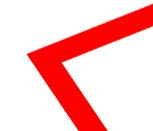
#> input picture Drone/Matlab/Diagonal_drecha.JPG, 153 x 131 px
$ python -i main.py   (imports and definitions only)
#> lines starting #> are read from the running program, lines starting #| are printed output that depends on the picture; after the words box and inside, x2 and y2 are one past the last pixel; in counts of white or black regions, pixels touching at a corner belong together
#> further down, picture is the input picture: shape (131, 153, 3); mean B, G, R 196.6, 196.9, 252.6
from pickle import TRUE
import cv2 as cv
import numpy as np

def resizeImage(src):
     resSrc = cv.resize(src, (200,200), interpolation = cv.INTER_AREA)

     return resSrc

# Encuentra automáticamente el umbral de acuerdo con el método seleccionado
# [9 lines left out: function threshold_demo, not called in this run]

 # Umbral local
def local_threshold(image):

    gray = cv.cvtColor(image, cv.COLOR_BGR2GRAY)
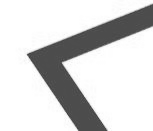
#> gray: shape (131, 153); min 59, max 255, mean 213.5

     # cv2.adaptiveThreshold(source, max_val, adaptive_method, threshold_type, blocksize, constant)
     # source- It is the source image, which should be a grayscale image.
     # max_val- It specifies the maximum value which is assigned to pixel values exceeding the threshold.
     # adaptive_method- It determines how the threshold value is calculated.
     # threshold_type- It is type of thresholding technique.
     # blocksize- It is the size of a pixel neighbourhood that is used to calculate a threshold value. -> odd number
     # constant- A constant value that is subtracted from the mean or weighted sum of the neighbourhood pixels.

     # blockSize debe ser un número impar, lo siguiente se establece en 25, mayor que el valor promedio 10 (establecido por usted mismo) se establece en blanco o negro, y dentro de 10 se establece en otro color
    dst = cv.adaptiveThreshold(gray, 255, cv.ADAPTIVE_THRESH_GAUSSIAN_C, cv.THRESH_BINARY, 3, 17)
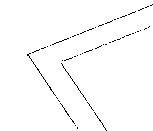
#> dst: shape (131, 153); 98.5% white; black in thin lines or dots, all inside (x1, y1, x2, y2) = (27, 4, 153, 131)
    dst = resizeImage(dst)
#> in resizeImage, `resSrc = cv.resize(src, (200,200), interpolation = cv.INTER_AREA)`:
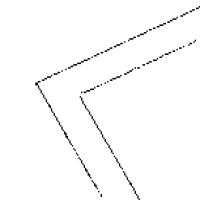
#> resSrc: shape (200, 200); min 0, max 255, mean 251.1

    cv.imshow('binary', dst)

 # Establecer manualmente el umbral
# [66 lines left out: functions threshold_demo_1, local_thresholdVideo, videoBinarization, imageBinarization, chooseThresh, not called in this run]


# [1 line not run here, left out]

>>> import cv2
>>> picture = cv2.imread('../Drone/Matlab/Diagonal_drecha.JPG')
>>> result = local_threshold(picture)

$ run again, on Drone/Matlab/Diagonal_izquierda.JPG
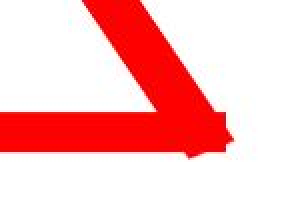
#> input picture Drone/Matlab/Diagonal_izquierda.JPG, 145 x 104 px (shown 2 times larger)
#> picture is the input picture: shape (104, 145, 3); mean B, G, R 188.4, 188.4, 252.6
#> in local_threshold, `dst = cv.adaptiveThreshold(gray, 255, cv.ADAPTIVE_THRESH_GAUSSIAN_C, c..`:
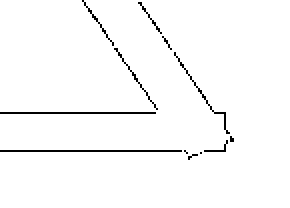
#> dst: shape (104, 145) (shown 2 times larger); 97.8% white; black in thin lines or dots, all inside (x1, y1, x2, y2) = (0, 0, 117, 80)
#> in resizeImage, `resSrc = cv.resize(src, (200,200), interpolation = cv.INTER_AREA)`:
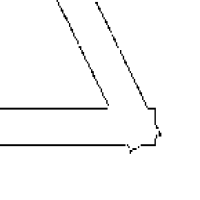
#> resSrc: shape (200, 200); min 0, max 255, mean 249.3

$ run again, on Drone/Matlab/Recto_derecha.JPG
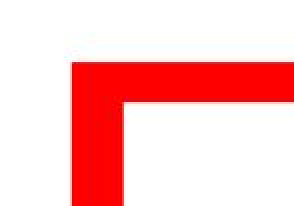
#> input picture Drone/Matlab/Recto_derecha.JPG, 147 x 103 px (shown 2 times larger)
#> picture is the input picture: shape (103, 147, 3); mean B, G, R 194.6, 194.7, 253
#> in local_threshold, `dst = cv.adaptiveThreshold(gray, 255, cv.ADAPTIVE_THRESH_GAUSSIAN_C, c..`:
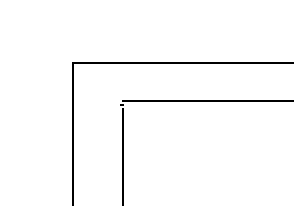
#> dst: shape (103, 147) (shown 2 times larger); 97.9% white; black in thin lines or dots, all inside (x1, y1, x2, y2) = (36, 31, 147, 103)
#> in resizeImage, `resSrc = cv.resize(src, (200,200), interpolation = cv.INTER_AREA)`:
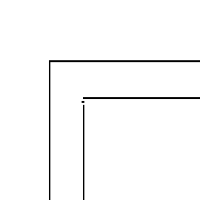
#> resSrc: shape (200, 200); min 0, max 255, mean 249.6

$ run again, on Drone/Matlab/Vertical.JPG
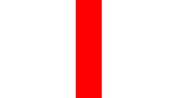
#> input picture Drone/Matlab/Vertical.JPG, 169 x 98 px
#> picture is the input picture: shape (98, 169, 3); mean B, G, R 215.5, 215.8, 254.3
#> in local_threshold, `dst = cv.adaptiveThreshold(gray, 255, cv.ADAPTIVE_THRESH_GAUSSIAN_C, c..`:
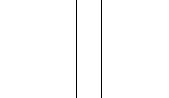
#> dst: shape (98, 169); 98.8% white; black in thin lines or dots, all inside (x1, y1, x2, y2) = (76, 0, 102, 98)
#> in resizeImage, `resSrc = cv.resize(src, (200,200), interpolation = cv.INTER_AREA)`:
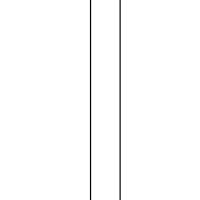
#> resSrc: shape (200, 200); min 0, max 255, mean 252
